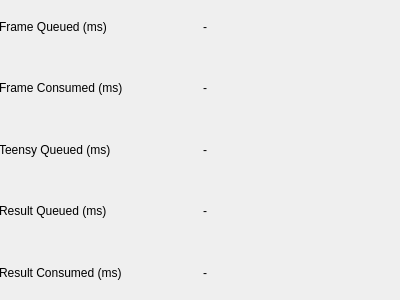
<?xml version="1.0" encoding="UTF-8"?>
<ui version="4.0">
 <class>StatisticsDialog</class>
 <widget class="QDialog" name="StatisticsDialog">
  <property name="geometry">
   <rect>
    <x>0</x>
    <y>0</y>
    <width>400</width>
    <height>300</height>
   </rect>
  </property>
  <property name="windowTitle">
   <string>Statistics</string>
  </property>
  <widget class="QWidget" name="gridLayoutWidget">
   <property name="geometry">
    <rect>
     <x>-1</x>
     <y>-1</y>
     <width>401</width>
     <height>301</height>
    </rect>
   </property>
   <layout class="QGridLayout" name="gridLayout">
    <item row="3" column="0">
     <widget class="QLabel" name="resultQueuedLabel">
      <property name="text">
       <string>Result Queued (ms)</string>
      </property>
     </widget>
    </item>
    <item row="1" column="1">
     <widget class="QLabel" name="frameConsumedCount">
      <property name="text">
       <string>-</string>
      </property>
     </widget>
    </item>
    <item row="1" column="0">
     <widget class="QLabel" name="frameConsumedLabel">
      <property name="text">
       <string>Frame Consumed (ms)</string>
      </property>
     </widget>
    </item>
    <item row="4" column="1">
     <widget class="QLabel" name="resultConsumedCount">
      <property name="text">
       <string>-</string>
      </property>
     </widget>
    </item>
    <item row="4" column="0">
     <widget class="QLabel" name="resultConsumedLabel">
      <property name="text">
       <string>Result Consumed (ms)</string>
      </property>
     </widget>
    </item>
    <item row="3" column="1">
     <widget class="QLabel" name="resultQueuedCount">
      <property name="text">
       <string>-</string>
      </property>
     </widget>
    </item>
    <item row="0" column="0">
     <widget class="QLabel" name="frameQueuedLabel">
      <property name="text">
       <string>Frame Queued (ms)</string>
      </property>
     </widget>
    </item>
    <item row="0" column="1">
     <widget class="QLabel" name="frameQueuedCount">
      <property name="text">
       <string>-</string>
      </property>
     </widget>
    </item>
    <item row="2" column="0">
     <widget class="QLabel" name="teensyQueuedLabel">
      <property name="text">
       <string>Teensy Queued (ms)</string>
      </property>
     </widget>
    </item>
    <item row="2" column="1">
     <widget class="QLabel" name="teensyQueuedCount">
      <property name="text">
       <string>-</string>
      </property>
     </widget>
    </item>
   </layout>
  </widget>
 </widget>
 <resources/>
 <connections/>
</ui>
